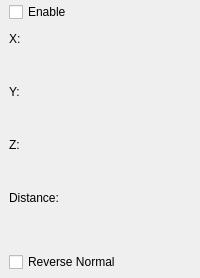
                <widget class="QWidget" name="clipping_plane3_">
                 <attribute name="title">
                  <string>3</string>
                 </attribute>
                 <layout class="QVBoxLayout" name="verticalLayout_11">
                  <property name="spacing">
                   <number>10</number>
                  </property>
                  <property name="leftMargin">
                   <number>9</number>
                  </property>
                  <property name="topMargin">
                   <number>2</number>
                  </property>
                  <property name="rightMargin">
                   <number>9</number>
                  </property>
                  <property name="bottomMargin">
                   <number>6</number>
                  </property>
                  <item>
                   <widget class="QCheckBox" name="enable_cp3_">
                    <property name="text">
                     <string>Enable</string>
                    </property>
                   </widget>
                  </item>
                  <item>
                   <widget class="QWidget" name="cp3_params_widget_" native="true">
                    <property name="minimumSize">
                     <size>
                      <width>0</width>
                      <height>0</height>
                     </size>
                    </property>
                    <layout class="QVBoxLayout" name="verticalLayout_8">
                     <property name="spacing">
                      <number>2</number>
                     </property>
                     <property name="margin">
                      <number>0</number>
                     </property>
                     <item>
                      <widget class="QLabel" name="label_8">
                       <property name="text">
                        <string>X:</string>
                       </property>
                      </widget>
                     </item>
                     <item>
                      <widget class="QtUtils::QtSliderDoubleCombo" name="cp3_x_" native="true">
                       <property name="sizePolicy">
                        <sizepolicy hsizetype="Preferred" vsizetype="Fixed">
                         <horstretch>0</horstretch>
                         <verstretch>0</verstretch>
                        </sizepolicy>
                       </property>
                       <property name="minimumSize">
                        <size>
                         <width>0</width>
                         <height>35</height>
                        </size>
                       </property>
                      </widget>
                     </item>
                     <item>
                      <widget class="QLabel" name="label_9">
                       <property name="text">
                        <string>Y:</string>
                       </property>
                      </widget>
                     </item>
                     <item>
                      <widget class="QtUtils::QtSliderDoubleCombo" name="cp3_y_" native="true">
                       <property name="sizePolicy">
                        <sizepolicy hsizetype="Preferred" vsizetype="Fixed">
                         <horstretch>0</horstretch>
                         <verstretch>0</verstretch>
                        </sizepolicy>
                       </property>
                       <property name="minimumSize">
                        <size>
                         <width>0</width>
                         <height>35</height>
                        </size>
                       </property>
                      </widget>
                     </item>
                     <item>
                      <widget class="QLabel" name="label_22">
                       <property name="text">
                        <string>Z:</string>
                       </property>
                      </widget>
                     </item>
                     <item>
                      <widget class="QtUtils::QtSliderDoubleCombo" name="cp3_z_" native="true">
                       <property name="sizePolicy">
                        <sizepolicy hsizetype="Preferred" vsizetype="Fixed">
                         <horstretch>0</horstretch>
                         <verstretch>0</verstretch>
                        </sizepolicy>
                       </property>
                       <property name="minimumSize">
                        <size>
                         <width>0</width>
                         <height>35</height>
                        </size>
                       </property>
                      </widget>
                     </item>
                     <item>
                      <widget class="QLabel" name="label_10">
                       <property name="text">
                        <string>Distance:</string>
                       </property>
                      </widget>
                     </item>
                     <item>
                      <widget class="QtUtils::QtSliderDoubleCombo" name="cp3_d_" native="true">
                       <property name="sizePolicy">
                        <sizepolicy hsizetype="Preferred" vsizetype="Fixed">
                         <horstretch>0</horstretch>
                         <verstretch>0</verstretch>
                        </sizepolicy>
                       </property>
                       <property name="minimumSize">
                        <size>
                         <width>0</width>
                         <height>35</height>
                        </size>
                       </property>
                      </widget>
                     </item>
                    </layout>
                   </widget>
                  </item>
                  <item>
                   <widget class="QCheckBox" name="cp3_reverse_norm_">
                    <property name="text">
                     <string>Reverse Normal</string>
                    </property>
                   </widget>
                  </item>
                 </layout>
                </widget>
